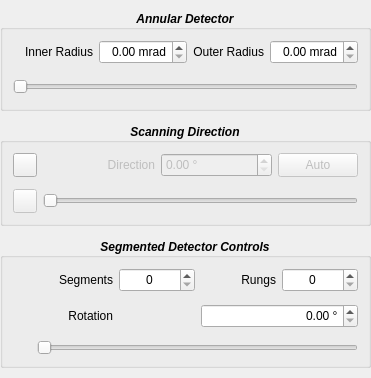
        <widget class="QWidget" name="AnnularDetectorTab">
         <property name="sizePolicy">
          <sizepolicy hsizetype="Preferred" vsizetype="MinimumExpanding">
           <horstretch>0</horstretch>
           <verstretch>0</verstretch>
          </sizepolicy>
         </property>
         <layout class="QVBoxLayout" name="verticalLayout" stretch="0,0,0,0">
          <property name="spacing">
           <number>12</number>
          </property>
          <property name="sizeConstraint">
           <enum>QLayout::SetDefaultConstraint</enum>
          </property>
          <property name="leftMargin">
           <number>0</number>
          </property>
          <property name="topMargin">
           <number>10</number>
          </property>
          <property name="rightMargin">
           <number>0</number>
          </property>
          <property name="bottomMargin">
           <number>10</number>
          </property>
          <item>
           <widget class="QGroupBox" name="annularControls">
            <property name="sizePolicy">
             <sizepolicy hsizetype="Preferred" vsizetype="Preferred">
              <horstretch>1</horstretch>
              <verstretch>0</verstretch>
             </sizepolicy>
            </property>
            <property name="font">
             <font>
              <weight>75</weight>
              <italic>true</italic>
              <bold>true</bold>
             </font>
            </property>
            <property name="title">
             <string>Annular Detector</string>
            </property>
            <property name="alignment">
             <set>Qt::AlignCenter</set>
            </property>
            <property name="flat">
             <bool>true</bool>
            </property>
            <layout class="QGridLayout" name="gridLayout_7">
             <property name="sizeConstraint">
              <enum>QLayout::SetMinimumSize</enum>
             </property>
             <property name="leftMargin">
              <number>10</number>
             </property>
             <property name="topMargin">
              <number>10</number>
             </property>
             <property name="rightMargin">
              <number>10</number>
             </property>
             <property name="bottomMargin">
              <number>10</number>
             </property>
             <property name="verticalSpacing">
              <number>12</number>
             </property>
             <item row="0" column="2">
              <widget class="QLabel" name="AnnRiLabel">
               <property name="minimumSize">
                <size>
                 <width>0</width>
                 <height>24</height>
                </size>
               </property>
               <property name="maximumSize">
                <size>
                 <width>16777215</width>
                 <height>16777215</height>
                </size>
               </property>
               <property name="baseSize">
                <size>
                 <width>0</width>
                 <height>0</height>
                </size>
               </property>
               <property name="font">
                <font>
                 <weight>50</weight>
                 <italic>false</italic>
                 <bold>false</bold>
                </font>
               </property>
               <property name="text">
                <string>Inner Radius</string>
               </property>
               <property name="alignment">
                <set>Qt::AlignRight|Qt::AlignTrailing|Qt::AlignVCenter</set>
               </property>
               <property name="buddy">
                <cstring>AnnRi_NF</cstring>
               </property>
              </widget>
             </item>
             <item row="0" column="3">
              <widget class="QDoubleSpinBox" name="AnnRi_NF">
               <property name="minimumSize">
                <size>
                 <width>0</width>
                 <height>24</height>
                </size>
               </property>
               <property name="maximumSize">
                <size>
                 <width>16777215</width>
                 <height>16777215</height>
                </size>
               </property>
               <property name="baseSize">
                <size>
                 <width>62</width>
                 <height>0</height>
                </size>
               </property>
               <property name="font">
                <font>
                 <weight>50</weight>
                 <italic>false</italic>
                 <bold>false</bold>
                </font>
               </property>
               <property name="alignment">
                <set>Qt::AlignRight|Qt::AlignTrailing|Qt::AlignVCenter</set>
               </property>
               <property name="suffix">
                <string> mrad</string>
               </property>
               <property name="maximum">
                <double>99.000000000000000</double>
               </property>
               <property name="singleStep">
                <double>0.500000000000000</double>
               </property>
               <property name="stepType">
                <enum>QAbstractSpinBox::DefaultStepType</enum>
               </property>
              </widget>
             </item>
             <item row="0" column="5">
              <widget class="QDoubleSpinBox" name="AnnRo_NF">
               <property name="minimumSize">
                <size>
                 <width>0</width>
                 <height>24</height>
                </size>
               </property>
               <property name="font">
                <font>
                 <weight>50</weight>
                 <italic>false</italic>
                 <bold>false</bold>
                </font>
               </property>
               <property name="alignment">
                <set>Qt::AlignRight|Qt::AlignTrailing|Qt::AlignVCenter</set>
               </property>
               <property name="suffix">
                <string> mrad</string>
               </property>
               <property name="singleStep">
                <double>0.500000000000000</double>
               </property>
              </widget>
             </item>
             <item row="0" column="4">
              <widget class="QLabel" name="AnnRoLabel">
               <property name="minimumSize">
                <size>
                 <width>0</width>
                 <height>24</height>
                </size>
               </property>
               <property name="font">
                <font>
                 <weight>50</weight>
                 <italic>false</italic>
                 <bold>false</bold>
                </font>
               </property>
               <property name="text">
                <string>Outer Radius</string>
               </property>
               <property name="alignment">
                <set>Qt::AlignRight|Qt::AlignTrailing|Qt::AlignVCenter</set>
               </property>
               <property name="buddy">
                <cstring>AnnRo_NF</cstring>
               </property>
              </widget>
             </item>
             <item row="1" column="0" colspan="6">
              <widget class="QRangeSlider" name="AnnRi">
               <property name="minimumSize">
                <size>
                 <width>0</width>
                 <height>22</height>
                </size>
               </property>
               <property name="maximumSize">
                <size>
                 <width>16777215</width>
                 <height>22</height>
                </size>
               </property>
               <property name="orientation">
                <enum>Qt::Horizontal</enum>
               </property>
              </widget>
             </item>
            </layout>
           </widget>
          </item>
          <item>
           <widget class="QGroupBox" name="comControls">
            <property name="sizePolicy">
             <sizepolicy hsizetype="Preferred" vsizetype="Preferred">
              <horstretch>1</horstretch>
              <verstretch>0</verstretch>
             </sizepolicy>
            </property>
            <property name="font">
             <font>
              <weight>75</weight>
              <italic>true</italic>
              <bold>true</bold>
             </font>
            </property>
            <property name="title">
             <string>Scanning Direction</string>
            </property>
            <property name="alignment">
             <set>Qt::AlignCenter</set>
            </property>
            <property name="flat">
             <bool>true</bool>
            </property>
            <layout class="QGridLayout" name="gridLayout_2">
             <property name="sizeConstraint">
              <enum>QLayout::SetMinimumSize</enum>
             </property>
             <property name="leftMargin">
              <number>10</number>
             </property>
             <property name="topMargin">
              <number>10</number>
             </property>
             <property name="rightMargin">
              <number>10</number>
             </property>
             <property name="bottomMargin">
              <number>10</number>
             </property>
             <property name="verticalSpacing">
              <number>12</number>
             </property>
             <item row="0" column="1">
              <widget class="QLabel" name="ScanDirLabel">
               <property name="enabled">
                <bool>false</bool>
               </property>
               <property name="minimumSize">
                <size>
                 <width>0</width>
                 <height>24</height>
                </size>
               </property>
               <property name="font">
                <font>
                 <weight>50</weight>
                 <italic>false</italic>
                 <bold>false</bold>
                </font>
               </property>
               <property name="text">
                <string>Direction</string>
               </property>
               <property name="alignment">
                <set>Qt::AlignRight|Qt::AlignTrailing|Qt::AlignVCenter</set>
               </property>
               <property name="buddy">
                <cstring>ScanDir_NF</cstring>
               </property>
              </widget>
             </item>
             <item row="1" column="1" colspan="3">
              <widget class="QDoubleSlider" name="ScanDir">
               <property name="enabled">
                <bool>false</bool>
               </property>
               <property name="maximum">
                <number>360</number>
               </property>
               <property name="orientation">
                <enum>Qt::Horizontal</enum>
               </property>
              </widget>
             </item>
             <item row="0" column="2">
              <widget class="QDoubleSpinBox" name="ScanDir_NF">
               <property name="enabled">
                <bool>false</bool>
               </property>
               <property name="minimumSize">
                <size>
                 <width>0</width>
                 <height>24</height>
                </size>
               </property>
               <property name="font">
                <font>
                 <weight>50</weight>
                 <italic>false</italic>
                 <bold>false</bold>
                </font>
               </property>
               <property name="suffix">
                <string> °</string>
               </property>
               <property name="maximum">
                <double>360.000000000000000</double>
               </property>
              </widget>
             </item>
             <item row="0" column="0">
              <widget class="QPushButton" name="ScanDirUnlock">
               <property name="enabled">
                <bool>true</bool>
               </property>
               <property name="minimumSize">
                <size>
                 <width>24</width>
                 <height>24</height>
                </size>
               </property>
               <property name="maximumSize">
                <size>
                 <width>24</width>
                 <height>24</height>
                </size>
               </property>
               <property name="text">
                <string/>
               </property>
               <property name="icon">
                <iconset>
                 <normaloff>icons/lock.png</normaloff>icons/lock.png</iconset>
               </property>
               <property name="checkable">
                <bool>true</bool>
               </property>
               <property name="checked">
                <bool>false</bool>
               </property>
              </widget>
             </item>
             <item row="1" column="0">
              <widget class="QPushButton" name="ScanDirYFlip">
               <property name="enabled">
                <bool>false</bool>
               </property>
               <property name="minimumSize">
                <size>
                 <width>24</width>
                 <height>24</height>
                </size>
               </property>
               <property name="maximumSize">
                <size>
                 <width>24</width>
                 <height>24</height>
                </size>
               </property>
               <property name="text">
                <string/>
               </property>
               <property name="icon">
                <iconset>
                 <normaloff>icons/axis-y.png</normaloff>icons/axis-y.png</iconset>
               </property>
               <property name="checkable">
                <bool>true</bool>
               </property>
              </widget>
             </item>
             <item row="0" column="3">
              <widget class="QPushButton" name="AutoCurl">
               <property name="enabled">
                <bool>false</bool>
               </property>
               <property name="sizePolicy">
                <sizepolicy hsizetype="Fixed" vsizetype="Fixed">
                 <horstretch>0</horstretch>
                 <verstretch>0</verstretch>
                </sizepolicy>
               </property>
               <property name="minimumSize">
                <size>
                 <width>44</width>
                 <height>24</height>
                </size>
               </property>
               <property name="font">
                <font>
                 <weight>50</weight>
                 <italic>false</italic>
                 <bold>false</bold>
                </font>
               </property>
               <property name="toolTip">
                <string>Estimate the scan direction (and Y flip) automatically by minimising the curl of the CoM/DPC field</string>
               </property>
               <property name="text">
                <string>Auto</string>
               </property>
              </widget>
             </item>
            </layout>
           </widget>
          </item>
          <item>
           <widget class="QGroupBox" name="dpcControls">
            <property name="sizePolicy">
             <sizepolicy hsizetype="Preferred" vsizetype="Preferred">
              <horstretch>1</horstretch>
              <verstretch>0</verstretch>
             </sizepolicy>
            </property>
            <property name="font">
             <font>
              <weight>75</weight>
              <italic>true</italic>
              <bold>true</bold>
             </font>
            </property>
            <property name="title">
             <string>Segmented Detector Controls</string>
            </property>
            <property name="alignment">
             <set>Qt::AlignCenter</set>
            </property>
            <property name="flat">
             <bool>true</bool>
            </property>
            <property name="checkable">
             <bool>false</bool>
            </property>
            <layout class="QGridLayout" name="gridLayout_6">
             <property name="sizeConstraint">
              <enum>QLayout::SetMinimumSize</enum>
             </property>
             <property name="leftMargin">
              <number>10</number>
             </property>
             <property name="topMargin">
              <number>10</number>
             </property>
             <property name="rightMargin">
              <number>10</number>
             </property>
             <property name="bottomMargin">
              <number>10</number>
             </property>
             <property name="verticalSpacing">
              <number>12</number>
             </property>
             <item row="0" column="2">
              <widget class="QSpinBox" name="NSeg">
               <property name="minimumSize">
                <size>
                 <width>0</width>
                 <height>24</height>
                </size>
               </property>
               <property name="font">
                <font>
                 <weight>50</weight>
                 <italic>false</italic>
                 <bold>false</bold>
                </font>
               </property>
               <property name="alignment">
                <set>Qt::AlignCenter</set>
               </property>
              </widget>
             </item>
             <item row="2" column="1" colspan="4">
              <widget class="QDoubleSlider" name="DetRot">
               <property name="maximum">
                <number>360</number>
               </property>
               <property name="orientation">
                <enum>Qt::Horizontal</enum>
               </property>
              </widget>
             </item>
             <item row="0" column="3">
              <widget class="QLabel" name="NRungLabel">
               <property name="minimumSize">
                <size>
                 <width>0</width>
                 <height>24</height>
                </size>
               </property>
               <property name="font">
                <font>
                 <weight>50</weight>
                 <italic>false</italic>
                 <bold>false</bold>
                </font>
               </property>
               <property name="text">
                <string>Rungs</string>
               </property>
               <property name="alignment">
                <set>Qt::AlignRight|Qt::AlignTrailing|Qt::AlignVCenter</set>
               </property>
               <property name="buddy">
                <cstring>NRung</cstring>
               </property>
              </widget>
             </item>
             <item row="0" column="0">
              <spacer name="horizontalSpacer">
               <property name="orientation">
                <enum>Qt::Horizontal</enum>
               </property>
               <property name="sizeType">
                <enum>QSizePolicy::Fixed</enum>
               </property>
               <property name="sizeHint" stdset="0">
                <size>
                 <width>24</width>
                 <height>24</height>
                </size>
               </property>
              </spacer>
             </item>
             <item row="1" column="1">
              <widget class="QLabel" name="DetRotLabel">
               <property name="minimumSize">
                <size>
                 <width>0</width>
                 <height>24</height>
                </size>
               </property>
               <property name="font">
                <font>
                 <weight>50</weight>
                 <italic>false</italic>
                 <bold>false</bold>
                </font>
               </property>
               <property name="text">
                <string>Rotation</string>
               </property>
               <property name="alignment">
                <set>Qt::AlignRight|Qt::AlignTrailing|Qt::AlignVCenter</set>
               </property>
               <property name="buddy">
                <cstring>DetRot_NF</cstring>
               </property>
              </widget>
             </item>
             <item row="0" column="1">
              <widget class="QLabel" name="NSegLabel">
               <property name="minimumSize">
                <size>
                 <width>0</width>
                 <height>24</height>
                </size>
               </property>
               <property name="font">
                <font>
                 <weight>50</weight>
                 <italic>false</italic>
                 <bold>false</bold>
                </font>
               </property>
               <property name="text">
                <string>Segments</string>
               </property>
               <property name="alignment">
                <set>Qt::AlignRight|Qt::AlignTrailing|Qt::AlignVCenter</set>
               </property>
               <property name="buddy">
                <cstring>NSeg</cstring>
               </property>
              </widget>
             </item>
             <item row="0" column="4">
              <widget class="QSpinBox" name="NRung">
               <property name="minimumSize">
                <size>
                 <width>0</width>
                 <height>24</height>
                </size>
               </property>
               <property name="font">
                <font>
                 <weight>50</weight>
                 <italic>false</italic>
                 <bold>false</bold>
                </font>
               </property>
               <property name="alignment">
                <set>Qt::AlignCenter</set>
               </property>
              </widget>
             </item>
             <item row="1" column="3" colspan="2">
              <widget class="QDoubleSpinBox" name="DetRot_NF">
               <property name="minimumSize">
                <size>
                 <width>0</width>
                 <height>24</height>
                </size>
               </property>
               <property name="font">
                <font>
                 <weight>50</weight>
                 <italic>false</italic>
                 <bold>false</bold>
                </font>
               </property>
               <property name="alignment">
                <set>Qt::AlignRight|Qt::AlignTrailing|Qt::AlignVCenter</set>
               </property>
               <property name="suffix">
                <string> °</string>
               </property>
               <property name="maximum">
                <double>360.000000000000000</double>
               </property>
              </widget>
             </item>
            </layout>
           </widget>
          </item>
          <item>
           <spacer name="verticalSpacer">
            <property name="orientation">
             <enum>Qt::Vertical</enum>
            </property>
            <property name="sizeType">
             <enum>QSizePolicy::MinimumExpanding</enum>
            </property>
            <property name="sizeHint" stdset="0">
             <size>
              <width>0</width>
              <height>0</height>
             </size>
            </property>
           </spacer>
          </item>
         </layout>
        </widget>
